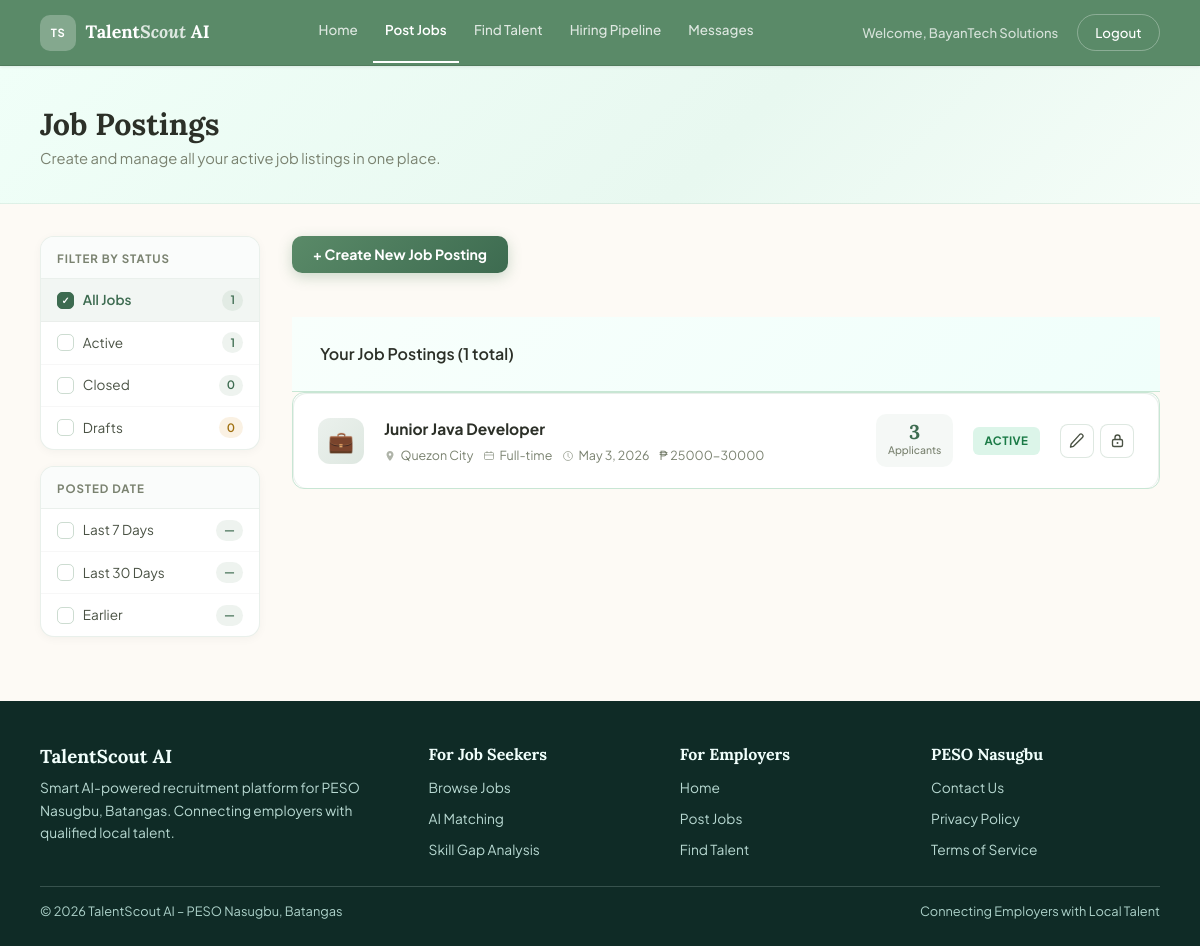
Page /employers/modules/post-jobs/index.php (signed in) on the committed database.
### tables this page shows
CREATE TABLE `job_post` (
  `job_post_id` int(11) NOT NULL,
  `employer_id` int(11) DEFAULT NULL,
  `title` varchar(255) DEFAULT NULL,
  `description` varchar(255) DEFAULT NULL,
  `salary` varchar(255) NOT NULL,
  `location` varchar(255) DEFAULT NULL,
  `work_type` varchar(50) DEFAULT NULL,
  `application_deadline` date DEFAULT NULL,
  `skills` varchar(255) NOT NULL,
  `experience_level` varchar(255) NOT NULL,
  `job_category` varchar(255) NOT NULL,
  `job_post_created` timestamp NOT NULL DEFAULT current_timestamp() ON UPDATE current_timestamp(),
  `job_status` varchar(20) DEFAULT 'active'
);

### employers/modules/post-jobs/index.php (the view, shortened to what this page needs)
<?php
$employer_status = $_SESSION['employer_status'] ?? 'pending';
$isVerified = $employer_status === 'active';
$conn = getConnection();
$employer_id = (int)$_SESSION['employer_id'];
$filter_status = $_GET['status'] ?? 'all';
$jobs = [];
if ($filter_status === 'all') {
  $stmt = $conn->prepare(
    "SELECT job_post_id, title, salary, location, work_type, job_post_created, job_status, job_category, description, skills, application_deadline
     FROM job_post WHERE employer_id = ?
     ORDER BY job_post_created DESC"
  );
  $stmt->bind_param("i", $employer_id);
  $stmt->execute();
  $result = $stmt->get_result();
  while ($row = $result->fetch_assoc()) $jobs[] = $row;
}
$job_counts = [];
$stmt = $conn->prepare(
  "SELECT job_post_id, COUNT(*) as count FROM application
   WHERE job_post_id IN (SELECT job_post_id FROM job_post WHERE employer_id = ?)
   GROUP BY job_post_id"
);
$stmt->bind_param("i", $employer_id);
$stmt->execute();
$result = $stmt->get_result();
while ($row = $result->fetch_assoc()) $job_counts[$row['job_post_id']] = $row['count'];
$stats = ['active' => 0, 'closed' => 0, 'drafts' => 0];
$stmt = $conn->prepare("SELECT job_status, COUNT(*) as count FROM job_post WHERE employer_id = ? GROUP BY job_status");
$stmt->bind_param("i", $employer_id);
$stmt->execute();
$result = $stmt->get_result();
while ($row = $result->fetch_assoc()) {
  $status = $row['job_status'] ?? 'active';
  if ($status === 'closed')      $stats['closed']  = (int)$row['count'];
  elseif ($status === 'draft')   $stats['drafts']  = (int)$row['count'];
  else                           $stats['active'] += (int)$row['count'];
}
?>
<!DOCTYPE html>
<html lang="en">
<head>
  <link rel="stylesheet" href="../../../styles/global.css">
  <link rel="stylesheet" href="../../../styles/page-layout.css">
  <link rel="stylesheet" href="https://unpkg.com/leaflet@1.9.4/dist/leaflet.css">
</head>
<body>
  <nav class="navbar">
    <a href="../../index.php" class="nav-logo">
      <div class="nav-logo-mark">TS</div>
      <span>Talent<em>Scout</em> AI</span>
    </a>
    <ul class="nav-links">
      <li><a href="../../index.php">Home</a></li>
      <li><a href="./" class="active">Post Jobs</a></li>
      <li><a href="../employee-finder/">Find Talent</a></li>
      <?php if ($isVerified): ?>
        <li><a href="../applicant-tracking/">Hiring Pipeline</a></li>
        <li><a href="../chat-sms/">Messages</a></li>
      <?php else: ?>
        <li><a href="#" class="nav-muted" onclick="window.location.href='../../index.php'; return false;">Hiring Pipeline</a></li>
        <li><a href="#" class="nav-muted" onclick="window.location.href='../../index.php'; return false;">Messages</a></li>
      <?php endif; ?>
    </ul>
    <div class="nav-right">
      <?php if (isset($_SESSION['employer_id'])): ?>
        <span class="nav-user">Welcome, <?php echo htmlspecialchars($_SESSION['employer_name'] ?? 'Employer'); ?></span>
        <a href="../../logout.php" class="btn-ghost">Logout</a>
      <?php else: ?>
        <a href="../../login.php" class="btn-ghost">Login</a>
        <a href="../../signup.php" class="btn-solid">Get Started →</a>
      <?php endif; ?>
    </div>
  </nav>
  <div class="page-wrapper">
    <div class="page-hero">
      <div class="page-hero-inner">
        <h1>Job Postings</h1>
        <p>Create and manage all your active job listings in one place.</p>
      </div>
    </div>
    <div class="main-layout">
      <aside class="sidebar">
        <div class="sidebar-card">
          <div class="sidebar-title">Filter by Status</div>
          <?php
          $filters = [
            ['label' => 'All Jobs', 'key' => 'all',    'count' => $stats['active'] + $stats['closed'] + $stats['drafts'], 'draft' => false],
            ['label' => 'Active',   'key' => 'active',  'count' => $stats['active'],  'draft' => false],
            ['label' => 'Closed',   'key' => 'closed',  'count' => $stats['closed'],  'draft' => false],
            ['label' => 'Drafts',   'key' => 'drafts',  'count' => $stats['drafts'],  'draft' => true],
          ];
          foreach ($filters as $f):
            $isActive = ($filter_status === $f['key']) || ($f['key'] === 'all' && ($filter_status === '' || $filter_status === 'all'));
          ?>
            <a href="?status=<?php echo $f['key']; ?>" class="filter-item <?php echo $isActive ? 'active-filter' : ''; ?>">
              <div class="filter-left">
                <div class="fcheck <?php echo $isActive ? 'on' : ''; ?>"><?php echo $isActive ? '✓' : ''; ?></div>
                <span><?php echo $f['label']; ?></span>
              </div>
              <span class="fcount <?php echo $f['draft'] ? 'draft-count' : ''; ?>"><?php echo $f['count']; ?></span>
            </a>
          <?php endforeach; ?>
        </div>
        <div class="sidebar-card">
          <div class="sidebar-title">Posted Date</div>
          <div class="filter-item">
            <div class="filter-left">
              <div class="fcheck">-</div><span>Last 7 Days</span>
            </div>
            <span class="fcount">—</span>
          </div>
          <div class="filter-item">
            <div class="filter-left">
              <div class="fcheck">-</div><span>Last 30 Days</span>
            </div>
            <span class="fcount">—</span>
          </div>
          <div class="filter-item">
            <div class="filter-left">
              <div class="fcheck">-</div><span>Earlier</span>
            </div>
            <span class="fcount">—</span>
          </div>
        </div>
      </aside>
      <div class="content-col">
        <div style="margin-bottom: 1.5rem;">
          <button class="btn-create" onclick="openModal('jobModal')">
            + Create New Job Posting
          </button>
        </div>
        <div>
          <div class="jobs-list-header">Your Job Postings (<?php echo count($jobs); ?> total)</div>
          <div class="jobs-list">
            <?php if (count($jobs) > 0): ?>
              <?php
              $category_icons = [
                'IT' => '💻',
                'Healthcare' => '🏥',
                'Education' => '📚',
                'Finance' => '💰',
                'Retail' => '🛒',
                'Manufacturing' => '🏭',
                'Construction' => '🏗️',
                'Food' => '🍽️',
                'Transport' => '🚚',
                'Admin' => '📋',
                'Other' => '💼',
              ];
              ?>
              <?php foreach ($jobs as $job):
                $job_status = $job['job_status'] ?? 'active';
                $is_closed  = ($job_status === 'closed');
                $is_draft   = ($job_status === 'draft');
                $icon       = $category_icons[$job['job_category'] ?? ''] ?? '💼';
                $apps       = $job_counts[$job['job_post_id']] ?? 0;
              ?>
                <div class="job-card <?php echo $is_draft ? 'draft-card' : ''; ?>">
                  <div class="job-icon"><?php echo $icon; ?></div>
                  <div class="job-info">
                    <div class="job-title"><?php echo htmlspecialchars($job['title']); ?></div>
                    <div class="job-meta">
                      <?php if ($job['location']): ?>
                        <span class="job-meta-item">
                          <svg width="12" height="12" viewBox="0 0 12 12" fill="none">
                            <path d="M6 1C4.067 1 2.5 2.567 2.5 4.5c0 2.625 3.5 6.5 3.5 6.5s3.5-3.875 3.5-6.5C9.5 2.567 7.933 1 6 1zm0 4.75a1.25 1.25 0 110-2.5 1.25 1.25 0 010 2.5z" fill="currentColor" opacity=".6" />
                          </svg>
                          <?php echo htmlspecialchars($job['location']); ?>
                        </span>
                      <?php endif; ?>
                      <?php if ($job['work_type']): ?>
                        <span class="job-meta-item">
                          <svg width="12" height="12" viewBox="0 0 12 12" fill="none">
                            <rect x="1.5" y="2.5" width="9" height="7" rx="1" stroke="currentColor" opacity=".6" />
                            <path d="M1.5 5h9" stroke="currentColor" opacity=".6" />
                            <path d="M4 2.5V1.5M8 2.5V1.5" stroke="currentColor" opacity=".6" stroke-linecap="round" />
                          </svg>
                          <?php echo htmlspecialchars($job['work_type']); ?>
                        </span>
                      <?php endif; ?>
                      <span class="job-meta-item">
                        <svg width="12" height="12" viewBox="0 0 12 12" fill="none">
                          <circle cx="6" cy="6" r="4.5" stroke="currentColor" opacity=".6" />
                          <path d="M6 3.5v2.75l1.5 1.5" stroke="currentColor" opacity=".6" stroke-linecap="round" />
                        </svg>
                        <?php echo date('M j, Y', strtotime($job['job_post_created'])); ?>
                      </span>
                      <?php if ($job['salary']): ?>
                        <span class="job-meta-item">₱ <?php echo htmlspecialchars($job['salary']); ?></span>
                      <?php endif; ?>
                    </div>
                  </div>
                  <?php if (!$is_draft): ?>
                    <div class="app-count">
                      <div class="app-count-num"><?php echo $apps; ?></div>
                      <div class="app-count-label">Applicants</div>
                    </div>
                  <?php endif; ?>
                  <span class="status-badge <?php echo $is_draft ? 'draft' : ($is_closed ? 'closed' : 'active'); ?>">
                    <?php echo $is_draft ? 'Draft' : ($is_closed ? 'Closed' : 'Active'); ?>
                  </span>
                  <div class="job-actions">
                    <div class="icon-btn-wrap">
                      <button class="icon-btn" onclick="openEditModal(
                    <?php echo $job['job_post_id']; ?>,
                    '<?php echo htmlspecialchars(addslashes($job['title'])); ?>',
                    '<?php echo htmlspecialchars(addslashes($job['job_category'] ?? '')); ?>',
                    '<?php echo htmlspecialchars(addslashes($job['description'])); ?>',
                    '<?php echo htmlspecialchars(addslashes($job['salary'])); ?>',
                    '<?php echo htmlspecialchars(addslashes($job['location'])); ?>',
                    '<?php echo htmlspecialchars(addslashes($job['work_type'])); ?>',
                    '<?php echo htmlspecialchars(addslashes($job['skills'])); ?>',
                    '<?php echo $job['application_deadline'] ?? ''; ?>',
                    '<?php echo $job_status; ?>')">
                        <svg width="15" height="15" viewBox="0 0 15 15" fill="none">
                          <path d="M10.586 1.586a2 2 0 012.828 2.828L4.5 13.328l-3 .672.672-3 8.414-9.414z" stroke="currentColor" stroke-width="1.35" stroke-linecap="round" stroke-linejoin="round" />
                        </svg>
                      </button>
                    </div>
                    <?php if ($is_draft): ?>
                      <form id="publishForm_<?php echo $job['job_post_id']; ?>" method="POST" style="display:none;">
                        <input type="hidden" name="action" value="publish_draft">
                        <input type="hidden" name="job_id" value="<?php echo $job['job_post_id']; ?>">
                      </form>
                      <div class="icon-btn-wrap">
                        <button class="icon-btn amber" onclick="openPublishConfirm(<?php echo $job['job_post_id']; ?>)">
                          <svg width="15" height="15" viewBox="0 0 15 15" fill="none">
                            <path d="M13.5 7.5L1.5 2l2.5 5.5-2.5 5.5 12-5.5z" stroke="currentColor" stroke-width="1.35" stroke-linejoin="round" />
                          </svg>
                        </button>
                        <span class="icon-tooltip">Publish</span>
                      </div>
                      <form id="deleteForm_<?php echo $job['job_post_id']; ?>" method="POST" style="display:none;">
                        <input type="hidden" name="action" value="delete_job">
                        <input type="hidden" name="job_id" value="<?php echo $job['job_post_id']; ?>">
                      </form>
                      <div class="icon-btn-wrap">
                        <button class="icon-btn danger" onclick="openDeleteConfirm(<?php echo $job['job_post_id']; ?>)">
                          <svg width="15" height="15" viewBox="0 0 15 15" fill="none">
                            <path d="M2.5 4h10M5 4V2.5h5V4M6 7v4M9 7v4M3.5 4l.5 8.5h7L12 4" stroke="currentColor" stroke-width="1.35" stroke-linecap="round" stroke-linejoin="round" />
                          </svg>
                        </button>
                        <span class="icon-tooltip">Delete</span>
                      </div>
                    <?php elseif (!$is_closed): ?>
                      <div class="icon-btn-wrap">
                        <button class="icon-btn" onclick="openCloseConfirm(<?php echo $job['job_post_id']; ?>)">
                        </button>
                      </div>
                    <?php endif; ?>
                  </div>
                </div>
              <?php endforeach; ?>
            <?php endif; ?>
          </div>
        </div>
      </div>
    </div>
    <footer class="footer">
      <div class="footer-inner">
        <div class="footer-top">
          <div class="footer-brand">
            <h3>TalentScout AI</h3>
            <p>Smart AI-powered recruitment platform for PESO Nasugbu, Batangas. Connecting employers with qualified local talent.</p>
          </div>
          <div class="footer-col">
            <h4>For Job Seekers</h4>
            <ul>
              <li><a href="../../employees/">Browse Jobs</a></li>
              <li><a href="../../employees/modules/ai-matching/">AI Matching</a></li>
              <li><a href="../../employees/modules/skill-gap-analysis/">Skill Gap Analysis</a></li>
            </ul>
          </div>
          <div class="footer-col">
            <h4>For Employers</h4>
            <ul>
              <li><a href="../../index.php">Home</a></li>
              <li><a href="./">Post Jobs</a></li>
              <li><a href="../employee-finder/">Find Talent</a></li>
            </ul>
          </div>
          <div class="footer-col">
            <h4>PESO Nasugbu</h4>
            <ul>
              <li><a href="#">Contact Us</a></li>
              <li><a href="#">Privacy Policy</a></li>
              <li><a href="#">Terms of Service</a></li>
            </ul>
          </div>
        </div>
        <div class="footer-bottom">
          <span>© 2026 TalentScout AI – PESO Nasugbu, Batangas</span>
          <span>Connecting Employers with Local Talent</span>
        </div>
      </div>
    </footer>
</body>
</html>

### rows in the picture
job_post: job_category "💼", title "Junior Java Developer", location "Quezon City", work_type "Full-time", job_post_created "May 3, 2026", salary "25000-30000", job_post_id "3", job_status "ACTIVE"

### other values in the picture
$_SESSION['employer_name'] "BayanTech Solutions"
$f['label'] "All Jobs"
$f['count'] "1"
$f['label'] "Active"
$f['label'] "Closed"
$f['count'] "0"
$f['label'] "Drafts"
count($jobs) "1"
